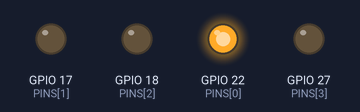
Recording of a program running on a simulated Raspberry Pi (BCM pin numbers). Shown: output pins drawn as LEDs (lit = HIGH). At 6.8 s the program stops and its outputs stay as they are.

Above: at 0.07 s.
At 1.2 s:
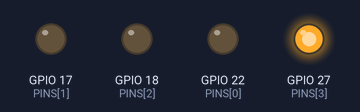
At 2.9 s:
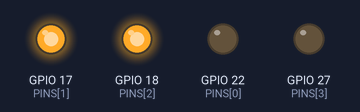
At 3.7 s:
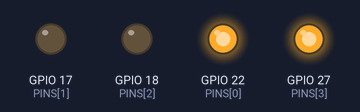
At 4.92 s:
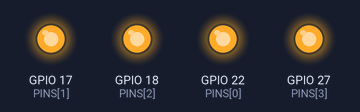
At 6.6 s:
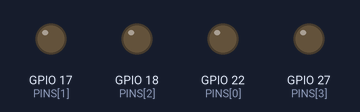
Timing chart, 0 to 8.1 s (numbered marks = the images above):
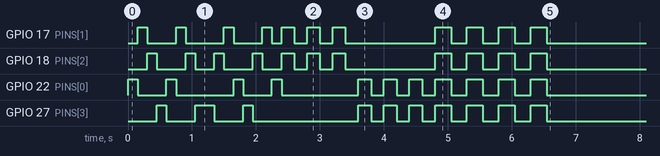

The program:

boot_led.py
```python
import RPi.GPIO as GPIO
import time

# Your LED order
PINS = [
    22,  # 🔴 Red (Temp)
    17,  # 🟢 Green (WiFi)
    18,  # 🔵 Blue (RAM)
    27   # ⚪ White (SSH)
]

GPIO.setmode(GPIO.BCM)
GPIO.setwarnings(False)

for pin in PINS:
    GPIO.setup(pin, GPIO.OUT)
    GPIO.output(pin, GPIO.LOW)

# ----------------------------
# 🔥 BOOT ANIMATION
# ----------------------------

# 1️⃣ Left → Right Sweep
for _ in range(2):
    for pin in PINS:
        GPIO.output(pin, GPIO.HIGH)
        time.sleep(0.15)
        GPIO.output(pin, GPIO.LOW)

# 2️⃣ Right → Left Sweep
for _ in range(2):
    for pin in reversed(PINS):
        GPIO.output(pin, GPIO.HIGH)
        time.sleep(0.15)
        GPIO.output(pin, GPIO.LOW)

# 3️⃣ Center Pulse (Green + Blue)
for _ in range(3):
    GPIO.output(17, GPIO.HIGH)  # Green
    GPIO.output(18, GPIO.HIGH)  # Blue
    time.sleep(0.2)
    GPIO.output(17, GPIO.LOW)
    GPIO.output(18, GPIO.LOW)
    time.sleep(0.2)

# 4️⃣ Edge Pulse (Red + White)
for _ in range(3):
    GPIO.output(22, GPIO.HIGH)  # Red
    GPIO.output(27, GPIO.HIGH)  # White
    time.sleep(0.2)
    GPIO.output(22, GPIO.LOW)
    GPIO.output(27, GPIO.LOW)
    time.sleep(0.2)

# 5️⃣ All Blink Finale
for _ in range(4):
    for pin in PINS:
        GPIO.output(pin, GPIO.HIGH)
    time.sleep(0.25)
    for pin in PINS:
        GPIO.output(pin, GPIO.LOW)
    time.sleep(0.25)

GPIO.cleanup()
```

Measured:
- by itself, GPIO 17 (PINS[1]): LOW → HIGH at 0.15 s, → LOW 0.15 s later, → HIGH 0.45 s later, → LOW 0.15 s later, … (22 changes in this stretch)
- by itself, GPIO 18 (PINS[2]): LOW → HIGH at 0.30 s, → LOW 0.15 s later, → HIGH 0.45 s later, → LOW 0.15 s later, … (22 changes in this stretch)
- by itself, GPIO 22 (PINS[0]): LOW → HIGH at 0.00 s, → LOW 0.15 s later, → HIGH 0.45 s later, → LOW 0.15 s later, … (22 changes in this stretch)
- by itself, GPIO 27 (PINS[3]): LOW → HIGH at 0.45 s, → LOW 0.15 s later, → HIGH 0.45 s later, → LOW 0.30 s later, … (20 changes in this stretch)
